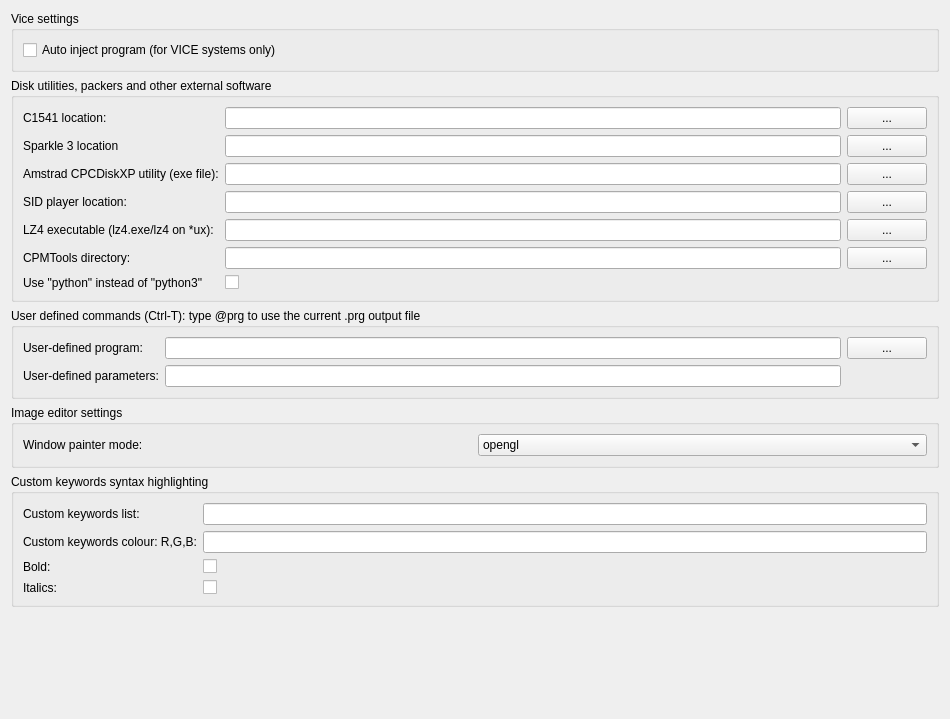
           <widget class="QWidget" name="scrollAreaWidgetContents_7">
            <property name="geometry">
             <rect>
              <x>0</x>
              <y>0</y>
              <width>950</width>
              <height>719</height>
             </rect>
            </property>
            <layout class="QGridLayout" name="gridLayout_30">
             <item row="5" column="0">
              <spacer name="verticalSpacer_2">
               <property name="orientation">
                <enum>Qt::Vertical</enum>
               </property>
               <property name="sizeHint" stdset="0">
                <size>
                 <width>20</width>
                 <height>40</height>
                </size>
               </property>
              </spacer>
             </item>
             <item row="0" column="0">
              <widget class="QGroupBox" name="groupBox_15">
               <property name="title">
                <string>Vice settings</string>
               </property>
               <layout class="QGridLayout" name="gridLayout_38">
                <item row="0" column="0">
                 <widget class="QCheckBox" name="chkAutoInject">
                  <property name="text">
                   <string>Auto inject program (for VICE systems only)</string>
                  </property>
                 </widget>
                </item>
               </layout>
              </widget>
             </item>
             <item row="4" column="0">
              <widget class="QGroupBox" name="groupBox_16">
               <property name="title">
                <string>Custom keywords syntax highlighting</string>
               </property>
               <layout class="QGridLayout" name="gridLayout_40">
                <item row="0" column="0">
                 <layout class="QGridLayout" name="gridLayout_39">
                  <item row="1" column="1">
                   <widget class="QLineEdit" name="leColour_2"/>
                  </item>
                  <item row="1" column="0">
                   <widget class="QLabel" name="label_72">
                    <property name="text">
                     <string>Custom keywords colour: R,G,B:</string>
                    </property>
                   </widget>
                  </item>
                  <item row="2" column="0">
                   <widget class="QLabel" name="label_73">
                    <property name="text">
                     <string>Bold:</string>
                    </property>
                   </widget>
                  </item>
                  <item row="3" column="0">
                   <widget class="QLabel" name="label_74">
                    <property name="text">
                     <string>Italics:</string>
                    </property>
                   </widget>
                  </item>
                  <item row="0" column="1">
                   <widget class="QLineEdit" name="leKeywords_2"/>
                  </item>
                  <item row="0" column="0">
                   <widget class="QLabel" name="label_75">
                    <property name="text">
                     <string>Custom keywords list:</string>
                    </property>
                   </widget>
                  </item>
                  <item row="2" column="1">
                   <widget class="QCheckBox" name="chkBold_2">
                    <property name="text">
                     <string/>
                    </property>
                   </widget>
                  </item>
                  <item row="3" column="1">
                   <widget class="QCheckBox" name="chkItalic_2">
                    <property name="text">
                     <string/>
                    </property>
                   </widget>
                  </item>
                 </layout>
                </item>
               </layout>
              </widget>
             </item>
             <item row="2" column="0">
              <widget class="QGroupBox" name="groupBox_13">
               <property name="title">
                <string>User defined commands (Ctrl-T): type @prg to use the current .prg output file</string>
               </property>
               <layout class="QGridLayout" name="gridLayout_35">
                <item row="0" column="0">
                 <layout class="QGridLayout" name="gridLayout_25">
                  <item row="0" column="0">
                   <widget class="QLabel" name="label_12">
                    <property name="text">
                     <string>User-defined program:</string>
                    </property>
                   </widget>
                  </item>
                  <item row="1" column="1">
                   <widget class="QLineEdit" name="leUserDefinedParameters"/>
                  </item>
                  <item row="0" column="2">
                   <widget class="QPushButton" name="btnUserDefinedCommand">
                    <property name="text">
                     <string>...</string>
                    </property>
                   </widget>
                  </item>
                  <item row="1" column="0">
                   <widget class="QLabel" name="label_50">
                    <property name="text">
                     <string>User-defined parameters:</string>
                    </property>
                   </widget>
                  </item>
                  <item row="0" column="1">
                   <widget class="QLineEdit" name="leUserDefined"/>
                  </item>
                 </layout>
                </item>
               </layout>
              </widget>
             </item>
             <item row="3" column="0">
              <widget class="QGroupBox" name="groupBox_14">
               <property name="title">
                <string>Image editor settings</string>
               </property>
               <layout class="QGridLayout" name="gridLayout_34">
                <item row="0" column="0">
                 <layout class="QGridLayout" name="gridLayout_36">
                  <item row="0" column="0">
                   <widget class="QLabel" name="label_71">
                    <property name="text">
                     <string>Window painter mode:</string>
                    </property>
                   </widget>
                  </item>
                  <item row="0" column="1">
                   <widget class="QComboBox" name="cmbPainter_2">
                    <item>
                     <property name="text">
                      <string>opengl</string>
                     </property>
                    </item>
                    <item>
                     <property name="text">
                      <string>qtimage</string>
                     </property>
                    </item>
                   </widget>
                  </item>
                 </layout>
                </item>
               </layout>
              </widget>
             </item>
             <item row="1" column="0">
              <widget class="QGroupBox" name="groupBox_12">
               <property name="title">
                <string>Disk utilities, packers and other external software</string>
               </property>
               <layout class="QGridLayout" name="gridLayout_37">
                <item row="0" column="0">
                 <layout class="QGridLayout" name="gridLayout_20">
                  <item row="4" column="3">
                   <widget class="QPushButton" name="btnLZ4">
                    <property name="text">
                     <string>...</string>
                    </property>
                   </widget>
                  </item>
                  <item row="0" column="0">
                   <widget class="QLabel" name="label_19">
                    <property name="text">
                     <string>C1541 location:</string>
                    </property>
                   </widget>
                  </item>
                  <item row="2" column="3">
                   <widget class="QPushButton" name="btnCPCDIsk">
                    <property name="text">
                     <string>...</string>
                    </property>
                   </widget>
                  </item>
                  <item row="0" column="3">
                   <widget class="QPushButton" name="btnC1541Emulator">
                    <property name="text">
                     <string>...</string>
                    </property>
                   </widget>
                  </item>
                  <item row="2" column="0">
                   <widget class="QLabel" name="label_42">
                    <property name="text">
                     <string>Amstrad CPCDiskXP utility (exe file):</string>
                    </property>
                   </widget>
                  </item>
                  <item row="6" column="2">
                   <widget class="QCheckBox" name="chkPython">
                    <property name="text">
                     <string/>
                    </property>
                   </widget>
                  </item>
                  <item row="3" column="0">
                   <widget class="QLabel" name="label_45">
                    <property name="text">
                     <string>SID player location:</string>
                    </property>
                   </widget>
                  </item>
                  <item row="0" column="2">
                   <widget class="QLineEdit" name="leC1541"/>
                  </item>
                  <item row="4" column="2">
                   <widget class="QLineEdit" name="leLZ4"/>
                  </item>
                  <item row="5" column="3">
                   <widget class="QPushButton" name="btnCPMTOOLS">
                    <property name="text">
                     <string>...</string>
                    </property>
                   </widget>
                  </item>
                  <item row="3" column="3">
                   <widget class="QPushButton" name="btnSidPlayer">
                    <property name="text">
                     <string>...</string>
                    </property>
                   </widget>
                  </item>
                  <item row="2" column="2">
                   <widget class="QLineEdit" name="leCPCDisk"/>
                  </item>
                  <item row="5" column="2">
                   <widget class="QLineEdit" name="leCpmTools"/>
                  </item>
                  <item row="6" column="0">
                   <widget class="QLabel" name="label_111">
                    <property name="text">
                     <string>Use &quot;python&quot; instead of &quot;python3&quot;</string>
                    </property>
                   </widget>
                  </item>
                  <item row="3" column="2">
                   <widget class="QLineEdit" name="leSidplayer"/>
                  </item>
                  <item row="4" column="0">
                   <widget class="QLabel" name="label_54">
                    <property name="text">
                     <string>LZ4 executable (lz4.exe/lz4 on *ux):</string>
                    </property>
                   </widget>
                  </item>
                  <item row="5" column="0">
                   <widget class="QLabel" name="label_109">
                    <property name="text">
                     <string>CPMTools directory:</string>
                    </property>
                   </widget>
                  </item>
                  <item row="1" column="0">
                   <widget class="QLabel" name="label_28">
                    <property name="text">
                     <string>Sparkle 3 location</string>
                    </property>
                   </widget>
                  </item>
                  <item row="1" column="2">
                   <widget class="QLineEdit" name="leSparkle"/>
                  </item>
                  <item row="1" column="3">
                   <widget class="QPushButton" name="btnSparkle">
                    <property name="text">
                     <string>...</string>
                    </property>
                   </widget>
                  </item>
                 </layout>
                </item>
               </layout>
              </widget>
             </item>
            </layout>
           </widget>
